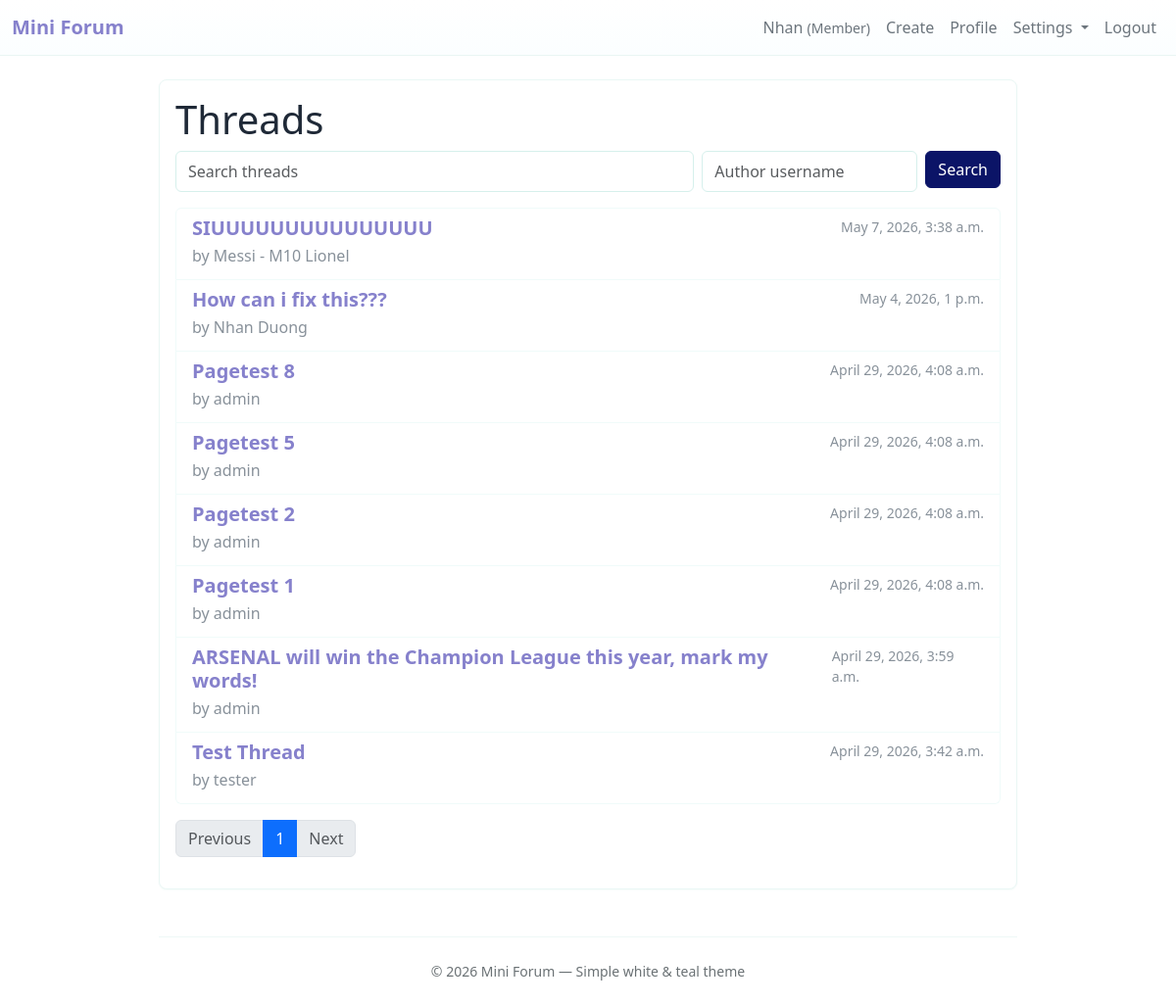
Screenshot of / (signed in) with the database file from the repository.
### forum/models.py (models this page shows, shortened)
class User(AbstractUser):
    ROLE_GUEST = "guest"
    ROLE_MEMBER = "member"
    ROLE_MODERATOR = "moderator"
    ROLE_ADMIN = "admin"
    ROLE_CHOICES = [
        (ROLE_GUEST, "Guest"),
        (ROLE_MEMBER, "Member"),
        (ROLE_MODERATOR, "Moderator"),
        (ROLE_ADMIN, "Admin"),
    ]
    role = models.CharField(max_length=16, choices=ROLE_CHOICES, default=ROLE_MEMBER)
    avatar = models.ImageField(upload_to="avatars/", null=True, blank=True)
    bio = models.TextField(max_length=500, blank=True, default="")
    class Meta:
        db_table = "auth_user"
        verbose_name = "User"
        verbose_name_plural = "Users"
    def get_display_name(self):
        if self.first_name and self.last_name:
            return f"{self.first_name} {self.last_name}"
        elif self.first_name:
            return self.first_name
        return self.username
    def __str__(self):
        return self.get_display_name()

class Thread(models.Model):
    STATUS_PUBLISHED = "published"
    STATUS_HIDDEN = "hidden"
    STATUS_DELETED = "deleted"
    STATUS_CHOICES = [
        (STATUS_PUBLISHED, "Published"),
        (STATUS_HIDDEN, "Hidden"),
        (STATUS_DELETED, "Deleted"),
    ]
    title = models.CharField(max_length=255)
    content = models.TextField()
    author = models.ForeignKey(
        settings.AUTH_USER_MODEL, on_delete=models.CASCADE, related_name="threads"
    )
    status = models.CharField(
        max_length=16, choices=STATUS_CHOICES, default=STATUS_PUBLISHED
    )
    created_at = models.DateTimeField(default=timezone.now)
    updated_at = models.DateTimeField(auto_now=True)
    image = models.ImageField(upload_to="threads/", null=True, blank=True)

### forum/views.py (the view)
# urls.py: path("", views.index, name="index"),
def index(request):
    thread_list = Thread.objects.filter(status=Thread.STATUS_PUBLISHED).order_by(
        "-created_at"
    )
    q = request.GET.get("q", "").strip()
    author = request.GET.get("author", "").strip()
    if q:
        thread_list = thread_list.filter(
            Q(title__icontains=q) | Q(content__icontains=q)
        )
    if author:
        thread_list = thread_list.filter(author__username__iexact=author)
    paginate = request.GET.get("paginate", "1")
    if paginate != "0":
        paginator = Paginator(thread_list, 20)
        page = request.GET.get("page")
        try:
            threads = paginator.page(page)
        except PageNotAnInteger:
            threads = paginator.page(1)
        except EmptyPage:
            threads = paginator.page(paginator.num_pages)
        is_paginated = True
    else:
        threads = thread_list
        is_paginated = False
    return render(
        request,
        "forum/index.html",
        {
            "threads": threads,
            "query": q,
            "author_q": author,
            "is_paginated": is_paginated,
        },
    )

### forum/templates/forum/index.html (shortened to what this page needs)
{% extends 'base.html' %}
{% block content %}
  <h1>Threads</h1>
  <form method="get" action="" class="mb-3">
    <div class="d-flex flex-column flex-md-row gap-2">
      <input type="search" name="q" class="form-control flex-grow-1" placeholder="Search threads" value="{{ query }}">
      <input type="text" name="author" class="form-control" style="max-width:220px;" placeholder="Author username" value="{{ author_q }}">
      <div>
        <button type="submit" class="btn btn-primary">Search</button>
      </div>
    </div>
  </form>
  <div class="list-group">
    {% for t in threads.object_list|default:threads %}
      <a class="list-group-item list-group-item-action" href="{% url 'forum:detail' t.id %}">
        <div class="d-flex w-100 justify-content-between">
          <h5 class="mb-1 thread-title">{{ t.title }}</h5>
          <small class="small-muted">{{ t.created_at }}</small>
        </div>
        <p class="mb-1 small-muted">by {{ t.author }}</p>
      </a>
    {% empty %}
      <div class="list-group-item">No threads yet</div>
    {% endfor %}
  </div>
  {% if is_paginated %}
    <nav aria-label="Page navigation" class="mt-3">
      <ul class="pagination">
        {% if threads.has_previous %}
          <li class="page-item"><a class="page-link" href="?page={{ threads.previous_page_number }}{% if query %}&q={{ query|urlencode }}{% endif %}{% if author_q %}&author={{ author_q|urlencode }}{% endif %}">Previous</a></li>
        {% else %}
          <li class="page-item disabled"><span class="page-link">Previous</span></li>
        {% endif %}
        {% for num in threads.paginator.page_range %}
          {% if num == threads.number %}
            <li class="page-item active"><span class="page-link">{{ num }}</span></li>
          {% else %}
            <li class="page-item"><a class="page-link" href="?page={{ num }}{% if query %}&q={{ query|urlencode }}{% endif %}{% if author_q %}&author={{ author_q|urlencode }}{% endif %}">{{ num }}</a></li>
          {% endif %}
        {% endfor %}
        {% if threads.has_next %}
          <li class="page-item"><a class="page-link" href="?page={{ threads.next_page_number }}{% if query %}&q={{ query|urlencode }}{% endif %}{% if author_q %}&author={{ author_q|urlencode }}{% endif %}">Next</a></li>
        {% else %}
          <li class="page-item disabled"><span class="page-link">Next</span></li>
        {% endif %}
      </ul>
    </nav>
  {% endif %}
{% endblock %}

### forum/templates/base.html (shortened to what this page needs)
<!doctype html>
<html>
    <head>
        {% load static %}
        <link
            href="https://cdn.jsdelivr.net/npm/bootstrap@5.3.2/dist/css/bootstrap.min.css"
            rel="stylesheet"
        />
        <link href="{% static 'forum/theme.css' %}" rel="stylesheet" />
    </head>
    <body>
        <nav class="navbar navbar-expand-lg">
            <div class="container-fluid">
                <a class="navbar-brand" href="/">Mini Forum</a>
                <div class="collapse navbar-collapse" id="navMain">
                    <ul class="navbar-nav ms-auto align-items-center">
                        {% if user.is_authenticated %}
                            <li class="nav-item">
                                <span class="nav-link">
                                    {{ user.first_name|default:user.username }}
                                    <small>({{ user.get_role_display }})</small>
                                </span>
                            </li>
                            {% if user.role == 'member' or user.role == 'moderator' or user.role == 'admin' %}
                            <li class="nav-item">
                                <a class="nav-link" href="/threads/create/">Create</a>
                            </li>
                            {% endif %}
                            <li class="nav-item">
                                <a class="nav-link" href="{% url 'forum:user_profile' user.username %}">Profile</a>
                            </li>
                            <li class="nav-item dropdown">
                                <a class="nav-link dropdown-toggle" href="#" id="settingsDropdown" role="button" data-bs-toggle="dropdown" aria-expanded="false">
                                    Settings
                                </a>
                            </li>
                            <li class="nav-item">
                                <a class="nav-link" href="/accounts/logout/">Logout</a>
                            </li>
                        {% endif %}
                    </ul>
                </div>
            </div>
        </nav>
        <main class="container mt-4">
            <div class="card-soft">
                {% block content %}{% endblock %}
            </div>
            <footer class="site-footer text-center">
                <small class="d-block">&copy; {% now "Y" %} Mini Forum — Simple white & teal theme</small>
            </footer>
        </main>
    </body>
</html>

### forum/static/forum/theme.css (style rules this page uses)
:root { --brand-teal: #0b1467; --brand-dark: #8681cc; --muted: #6c757d; }
body { background-color: #ffffff; color: #1f2937; }
.navbar { background: linear-gradient(180deg, #ffffff, #fbfeff); border-bottom: 1px solid #e9f5f3; }
.navbar-brand { color: var(--brand-dark) !important; font-weight: 600; }
.nav-link { color: var(--muted) !important; }
.btn-primary { background-color: var(--brand-teal); border-color: var(--brand-teal); }
main.container { max-width: 900px; }
.card-soft { background: #ffffff; border: 1px solid #eaf7f5; box-shadow: 0 1px 2px rgba(13,148,136,0.04); border-radius: .5rem; padding: 1rem; }
.list-group-item { border: 1px solid #f0fbfa; }
.thread-title { color: var(--brand-dark); font-weight: 600; }
.small-muted { color: #88919a; }
footer.site-footer { margin-top: 3rem; padding: 1.5rem 0; border-top: 1px solid #eef8f7; color: #6b7275; }
.card-soft input[type="text"], .card-soft input[type="search"], .card-soft input[type="password"], .card-soft input[type="email"], .card-soft textarea, .card-soft select { display: block; width: 100%; padding: .5rem .75rem; font-size: 1rem; line-height: 1.5; color: #495057; background-color: #fff; background-clip: padding-box; border: 1px solid #d6f0ec; border-radius: .375rem; transition: border-color .15s ease-in-out, box-shadow .15s ease-in-out; }

### rows the page displays
Thread: title "SIUUUUUUUUUUUUUUU", created_at "May 7, 2026, 3:38 a.m.", author "Messi - M10 Lionel"
Thread: title "How can i fix this???", created_at "May 4, 2026, 1 p.m.", author "Nhan Duong"
Thread: title "Pagetest 8", created_at "April 29, 2026, 4:08 a.m.", author "admin"
Thread: title "Pagetest 5", created_at "April 29, 2026, 4:08 a.m.", author "admin"
Thread: title "Pagetest 2", created_at "April 29, 2026, 4:08 a.m.", author "admin"
Thread: title "Pagetest 1", created_at "April 29, 2026, 4:08 a.m.", author "admin"
Thread: title "ARSENAL will win the Champion League this year, mark my words!", created_at "April 29, 2026, 3:59 a.m.", author "admin"
Thread: title "Test Thread", created_at "April 29, 2026, 3:42 a.m.", author "tester"

### other values shown
{{ user.first_name|default:user.username }} "Nhan"
{{ user.get_role_display }} "Member"
{{ num }} "1"
